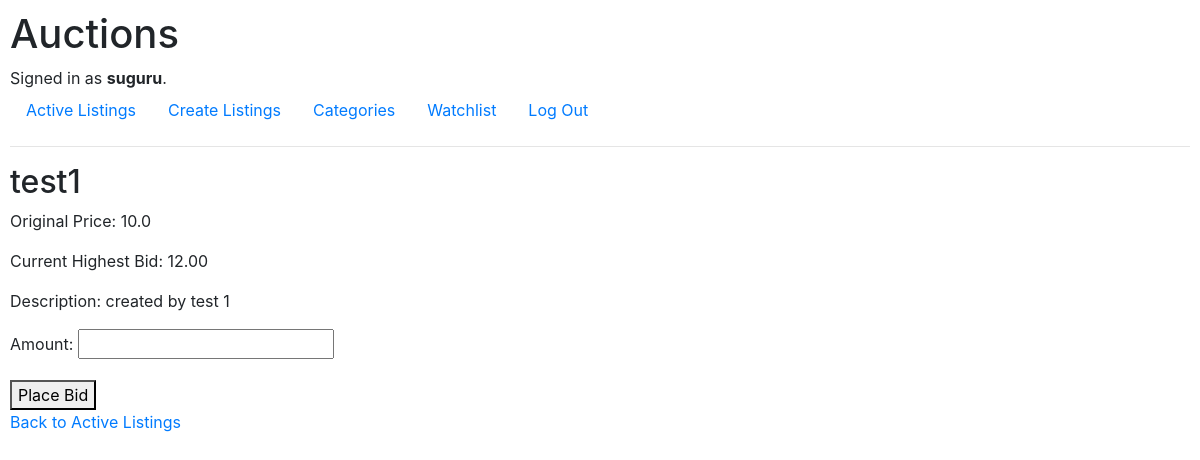
Screenshot of /listing/5/ (signed in) with the database file from the repository.
### auctions/models.py (models this page shows)
class User(AbstractUser):
    pass

class Listing(models.Model):
    title = models.CharField(max_length=64, unique= True)
    text_description = models.CharField(max_length=255)
    price = models.FloatField()
    inActive = models.BooleanField(default=True)
    owner = models.ForeignKey(User, on_delete=models.CASCADE, blank=True, null=True, related_name="user")
    category = models.ForeignKey(Category, on_delete=models.CASCADE, blank=True,null=True, related_name="category")
    image_url = models.URLField(blank=True, null=True)
    starting_bid = models.DecimalField(max_digits=10, decimal_places=2, default=0.0)
    current_highest_bid = models.DecimalField(max_digits=10, decimal_places=2, default=0)
    current_highest_bidder = models.ForeignKey(User, on_delete=models.SET_NULL, null=True, blank=True)
    watchlist_users = models.ManyToManyField(User,related_name='watchlist_listings', blank=True)

### auctions/views.py (the view)
# urls.py: path('listing/<int:listing_id>/', views.listing_detail, name='listing_detail'),
def listing_detail(request, listing_id):
    listing = get_object_or_404(Listing, pk=listing_id)
    bid_form = BidForm()
    return render(request, 'auctions/listing_detail.html', {'listing': listing, 'bid_form': bid_form})

### auctions/forms.py
class BidForm(forms.ModelForm):
    class Meta:
        model = Bid
        fields = ['amount']

### auctions/templates/auctions/listing_detail.html (shortened to what this page needs)
{% extends "auctions/layout.html" %}
{% block body %}
    <h2>{{ listing.title }}</h2>
    <p>Original Price: {{ listing.price }}</p>
    <p>Current Highest Bid: {{ listing.current_highest_bid }}</p>
    <p>Description: {{ listing.text_description }}</p>
    <form method="post" action="{% url 'place_bid' listing.id %}">
        <div class="form-group{% if bid_form.errors.amount %} has-error{% endif %}">
            {{ bid_form.amount.label_tag }}
            {{ bid_form.amount }}
        </div>
        <button type="submit">Place Bid</button>
    </form>
    <a href="{% url 'active_listing' %}">Back to Active Listings</a>
{% endblock %}

### auctions/templates/auctions/layout.html (shortened to what this page needs)
{% load static %}
<!DOCTYPE html>
<html lang="en">
    <head>
        <link rel="stylesheet" href="https://stackpath.bootstrapcdn.com/bootstrap/4.4.1/css/bootstrap.min.css">
        <link href="{% static 'auctions/styles.css' %}" rel="stylesheet">
    </head>
    <body>
        <h1>Auctions</h1>
        <div>
            {% if user.is_authenticated %}
                Signed in as <strong>{{ user.username }}</strong>.
            {% else %}
                Not signed in.
            {% endif %}
        </div>
        <ul class="nav">
            <li class="nav-item">
                <a class="nav-link" href="{% url 'active_listing' %}">Active Listings</a>
            </li>
            <li class="nav-item">
                <a class="nav-link" href="{% url 'create_listing' %}">Create Listings</a>
            </li>
            <li class="nav-item">
                <a class="nav-link" href="{% url 'create_listing' %}">Categories</a>
            </li>
            <li class="nav-item">
                <a class="nav-link" href="{% url 'watchlist' %}">Watchlist</a>
            </li>
            {% if user.is_authenticated %}
                <li class="nav-item">
                    <a class="nav-link" href="{% url 'logout' %}">Log Out</a>
                </li>
            {% endif %}
        </ul>
        <hr>
        {% block body %}
        {% endblock %}
    </body>
</html>

### auctions/static/auctions/styles.css (style rules this page uses)
body { padding: 10px; }

### rows the page displays
User: username "suguru"
Listing: title "test1", price "10.0", current_highest_bid "12.00", text_description "created by test 1"

### other values shown
{{ bid_form.amount.label_tag }} "Amount:"
